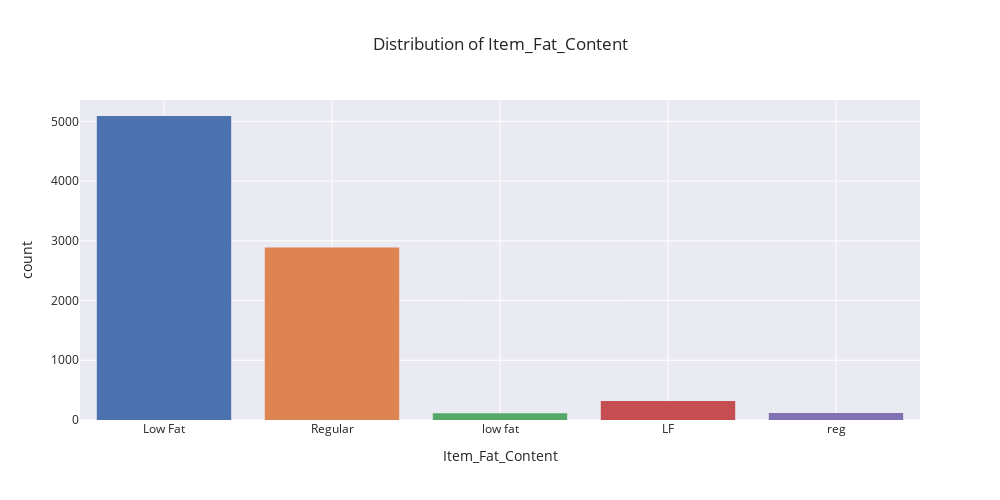

Source (notebook cell):
### Code cell
# Test the function
plotly_explore_categorical(df, 'Item_Fat_Content')

### Figure 1 — Plotly figure (JSON) as saved in the notebook; plotly's stock layout.template omitted (floating-point values rounded to 4 significant figures; data arrays with more than 128 entries replaced by an {"elided": "..."} marker saying what was removed)
{"data": [{"alignmentgroup": "True", "bingroup": "x", "hovertemplate": "Item_Fat_Content=%{x}<br>count=%{y}<extra></extra>", "legendgroup": "Low Fat", "marker": {"color": "rgb(76,114,176)", "pattern": {"shape": ""}}, "name": "Low Fat", "offsetgroup": "Low Fat", "orientation": "v", "showlegend": true, "type": "histogram", "x": {"elided": "5089 str values"}, "xaxis": "x", "yaxis": "y"}, {"alignmentgroup": "True", "bingroup": "x", "hovertemplate": "Item_Fat_Content=%{x}<br>count=%{y}<extra></extra>", "legendgroup": "Regular", "marker": {"color": "rgb(221,132,82)", "pattern": {"shape": ""}}, "name": "Regular", "offsetgroup": "Regular", "orientation": "v", "showlegend": true, "type": "histogram", "x": {"elided": "2889 str values"}, "xaxis": "x", "yaxis": "y"}, {"alignmentgroup": "True", "bingroup": "x", "hovertemplate": "Item_Fat_Content=%{x}<br>count=%{y}<extra></extra>", "legendgroup": "low fat", "marker": {"color": "rgb(85,168,104)", "pattern": {"shape": ""}}, "name": "low fat", "offsetgroup": "low fat", "orientation": "v", "showlegend": true, "type": "histogram", "x": ["low fat", "low fat", "low fat", "low fat", "low fat", "low fat", "low fat", "low fat", "low fat", "low fat", "low fat", "low fat", "low fat", "low fat", "low fat", "low fat", "low fat", "low fat", "low fat", "low fat", "low fat", "low fat", "low fat", "low fat", "low fat", "low fat", "low fat", "low fat", "low fat", "low fat", "low fat", "low fat", "low fat", "low fat", "low fat", "low fat", "low fat", "low fat", "low fat", "low fat", "low fat", "low fat", "low fat", "low fat", "low fat", "low fat", "low fat", "low fat", "low fat", "low fat", "low fat", "low fat", "low fat", "low fat", "low fat", "low fat", "low fat", "low fat", "low fat", "low fat", "low fat", "low fat", "low fat", "low fat", "low fat", "low fat", "low fat", "low fat", "low fat", "low fat", "low fat", "low fat", "low fat", "low fat", "low fat", "low fat", "low fat", "low fat", "low fat", "low fat", "low fat", "low fat", "low fat", "low fat", "low fat", "low fat", "low fat", "low fat", "low fat", "low fat", "low fat", "low fat", "low fat", "low fat", "low fat", "low fat", "low fat", "low fat", "low fat", "low fat", "low fat", "low fat", "low fat", "low fat", "low fat", "low fat", "low fat", "low fat", "low fat", "low fat", "low fat", "low fat"], "xaxis": "x", "yaxis": "y"}, {"alignmentgroup": "True", "bingroup": "x", "hovertemplate": "Item_Fat_Content=%{x}<br>count=%{y}<extra></extra>", "legendgroup": "LF", "marker": {"color": "rgb(196,78,82)", "pattern": {"shape": ""}}, "name": "LF", "offsetgroup": "LF", "orientation": "v", "showlegend": true, "type": "histogram", "x": {"elided": "316 str values"}, "xaxis": "x", "yaxis": "y"}, {"alignmentgroup": "True", "bingroup": "x", "hovertemplate": "Item_Fat_Content=%{x}<br>count=%{y}<extra></extra>", "legendgroup": "reg", "marker": {"color": "rgb(129,114,179)", "pattern": {"shape": ""}}, "name": "reg", "offsetgroup": "reg", "orientation": "v", "showlegend": true, "type": "histogram", "x": ["reg", "reg", "reg", "reg", "reg", "reg", "reg", "reg", "reg", "reg", "reg", "reg", "reg", "reg", "reg", "reg", "reg", "reg", "reg", "reg", "reg", "reg", "reg", "reg", "reg", "reg", "reg", "reg", "reg", "reg", "reg", "reg", "reg", "reg", "reg", "reg", "reg", "reg", "reg", "reg", "reg", "reg", "reg", "reg", "reg", "reg", "reg", "reg", "reg", "reg", "reg", "reg", "reg", "reg", "reg", "reg", "reg", "reg", "reg", "reg", "reg", "reg", "reg", "reg", "reg", "reg", "reg", "reg", "reg", "reg", "reg", "reg", "reg", "reg", "reg", "reg", "reg", "reg", "reg", "reg", "reg", "reg", "reg", "reg", "reg", "reg", "reg", "reg", "reg", "reg", "reg", "reg", "reg", "reg", "reg", "reg", "reg", "reg", "reg", "reg", "reg", "reg", "reg", "reg", "reg", "reg", "reg", "reg", "reg", "reg", "reg", "reg", "reg", "reg", "reg", "reg", "reg"], "xaxis": "x", "yaxis": "y"}], "layout": {"barmode": "relative", "height": 500, "legend": {"title": {"text": "Item_Fat_Content"}, "tracegroupgap": 0}, "showlegend": false, "title": {"text": "Distribution of Item_Fat_Content"}, "width": 1000, "xaxis": {"anchor": "y", "autorange": true, "categoryarray": ["Low Fat", "Regular", "low fat", "LF", "reg"], "categoryorder": "array", "domain": [0, 1], "range": [-0.5, 4.5], "title": {"text": "Item_Fat_Content"}, "type": "category"}, "yaxis": {"anchor": "x", "autorange": true, "domain": [0, 1], "range": [0, 5357.0], "title": {"text": "count"}}}}
